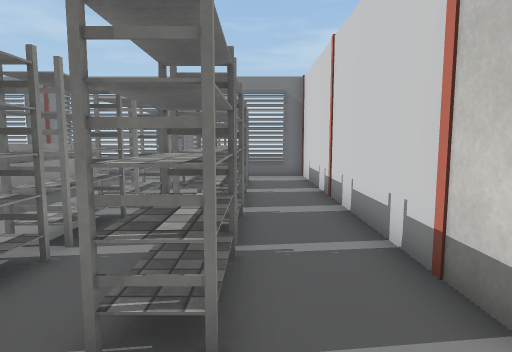
view 1 (above)

21 first-person views from a walk through a 3-D level made in the Unity game engine. The camera is 1.5 m above the floor, tilts 6° down and sees 75° across. Doors are open. The floor is counted in squares, 1 m on a side. Each view is taken from the middle of a square. On the plan, view 1 faces up. The plan holds only what a view shows up to about 15 squares ahead; the rest is blank. The place goes on beyond the plan. The player character is not drawn. Some animated figures are not drawn. Some surface patterns are stand-ins.

view 2
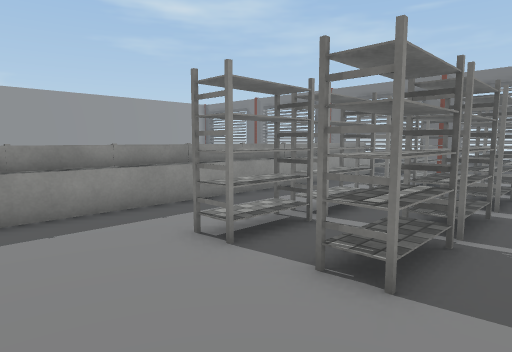

view 3
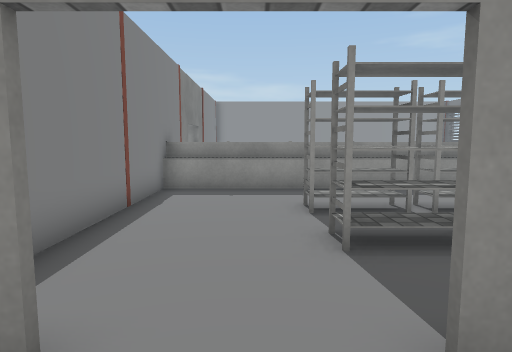

view 4
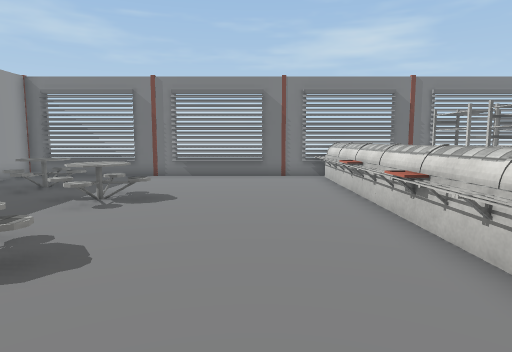

view 5
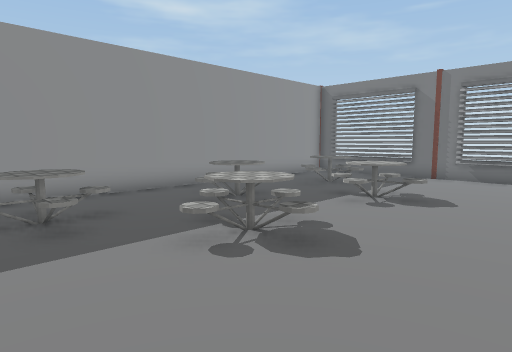

view 6
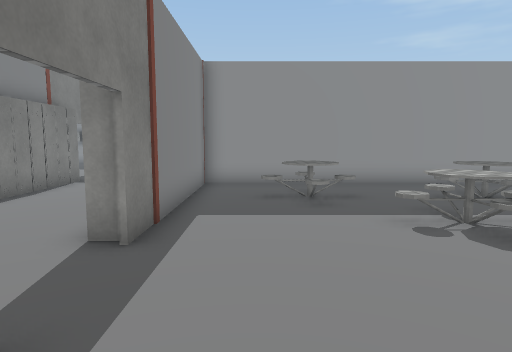

view 7
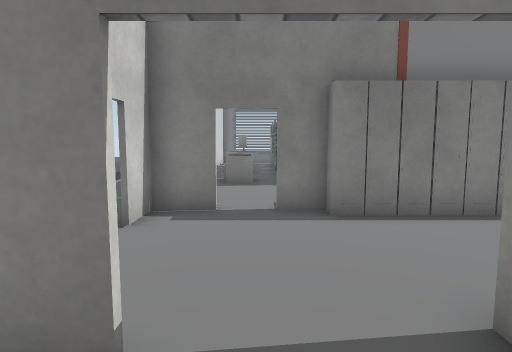

view 8
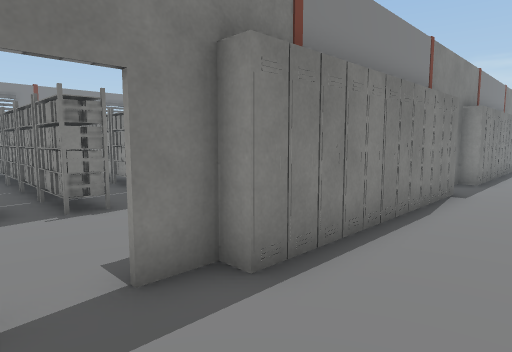

view 9
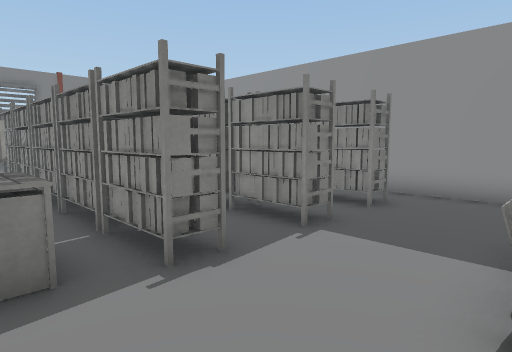

view 10
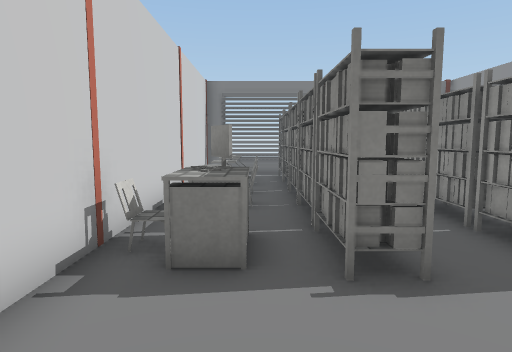

view 11
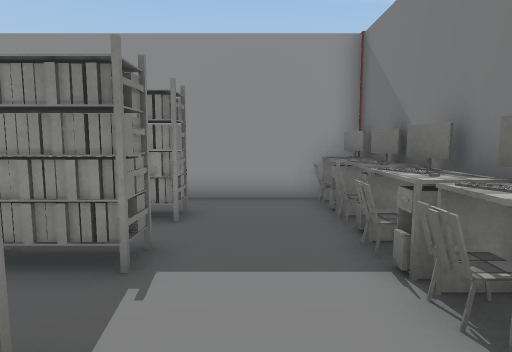

view 12
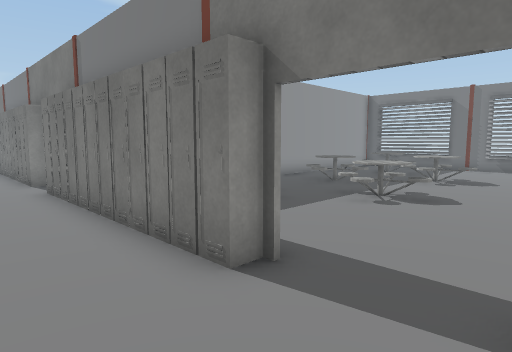

view 13
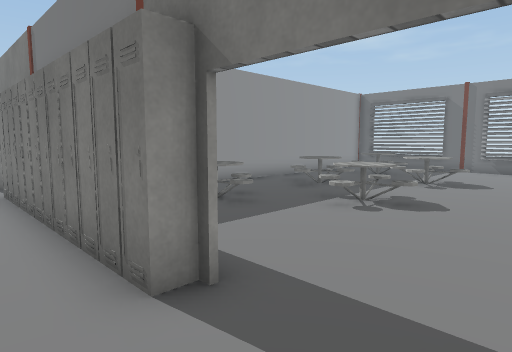

view 14
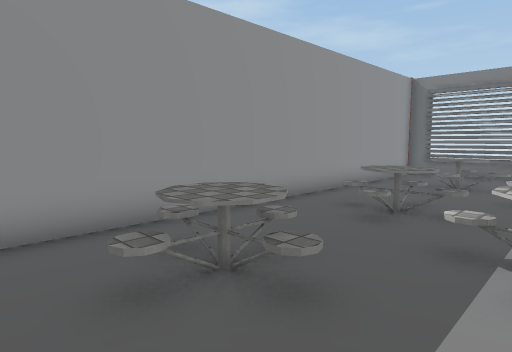

view 15
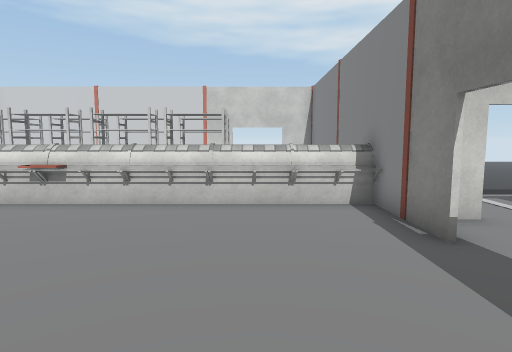

view 16
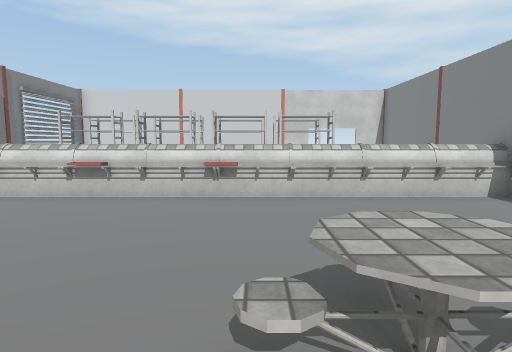

view 17
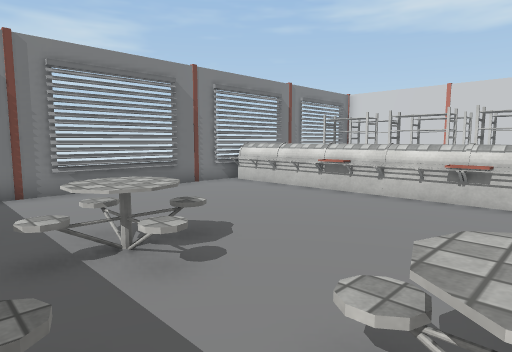

view 18
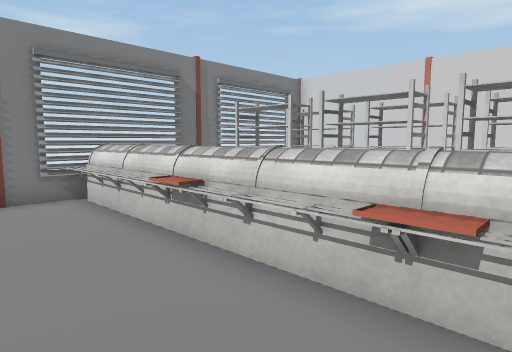

view 19
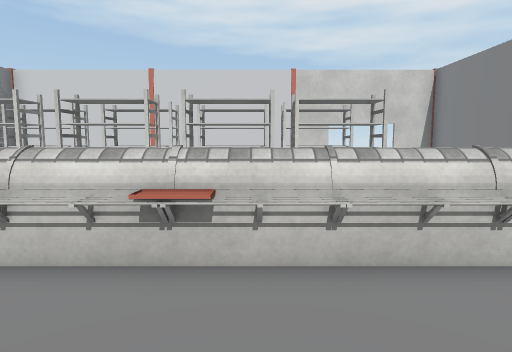

view 20
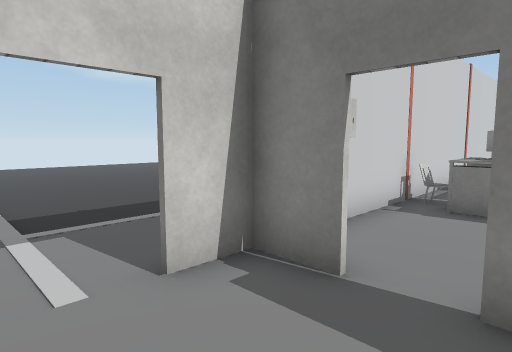

view 21
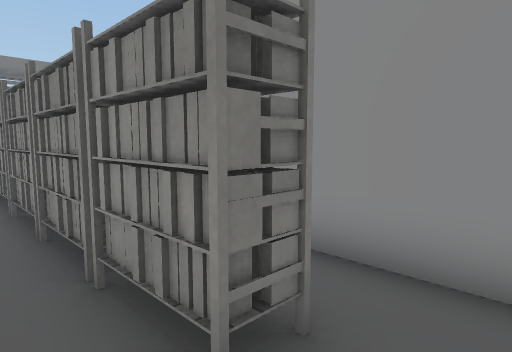

### Floor plan
Key: @ floor where view 1 was taken; # wall or solid block; . main floor; - floor 0.25 m lower than the main floor; / step, stairs or slope; D open door; R rack; T table; L locker; C computer; H chair; O other object.
Columns run from 20 left of view 1 to 5 right of it. Each row starts with its distance up from view 1.
 14  ######################
 13  ............OO... ...#
 12  ..T.........OO..R RR.#
 11 #.TTT........OO. R RR.#
 10 #..T..T......OO. R.R..#
  9 #....TTT.....OO..R.RR.#
  8 #....TTT.....OO. R RR.#
  7 #..T..T......OO. R R..#
  6 #.TTT........OO..R.RR.#
  5 #..T..T......OO..R.RR.#
  4 #....TTT.....OO..R.RR.#
  3 #..T..T......OO..R.RR.#
  2 #.TTT........OO..R.R..D
  1 #.TTT........OO.......D .
  0 #..T.........OO.....@.D
 -1  ............OO.......#
 -2 LLLLLLLLDDD############
 -3 ...........#
 -4 ...........D..
 -5 ...........D.../////
 -6 ...........#...-----------
 -7 LLLLLLLL#DD#...-----------
 -8 #OTCCCHC...#.  -----------
 -9  ...HH.....#     --------
-10 #..........#       -----
-11 #..........#         --
-12 #.RR.R.RRTT#
-13 #.RR.R.RRCOH
-14 #  R.R.RR..#
-15    R.R. R.O#
-16    R.R  ROO#
-17   RR.R RR.O#
-18   RR.O RR.O#
-19   RR O RR O#

Positions as (right, up) in squares from view 1, and headings:
1: (0, 0), facing up
2: (1, -1), facing up-left
3: (4, 1), facing left
4: (-10, 0), facing up
5: (-10, 0), facing up-left
6: (-8, 0), facing left
7: (-11, 0), facing down
8: (-10, -4), facing down-left
9: (-10, -8), facing down-left
10: (-11, -8), facing down
11: (-11, -10), facing left
12: (-10, -5), facing up-left
13: (-10, -4), facing up-left
14: (-14, -1), facing up-left
15: (-15, 1), facing right
16: (-16, 5), facing right
17: (-16, 4), facing up-right
18: (-10, 5), facing up-right
19: (-11, 5), facing right
20: (-12, -4), facing down-right
21: (-16, -10), facing down-left
